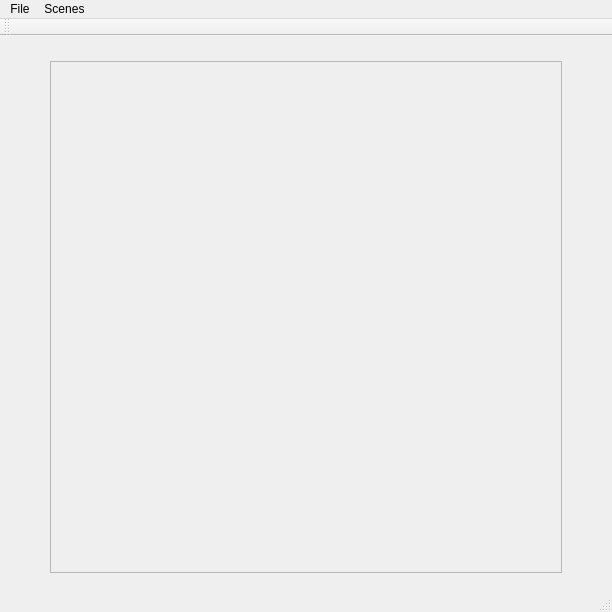
<?xml version="1.0" encoding="UTF-8"?>
<ui version="4.0">
 <class>MainWindow</class>
 <widget class="QMainWindow" name="MainWindow">
  <property name="geometry">
   <rect>
    <x>0</x>
    <y>0</y>
    <width>612</width>
    <height>612</height>
   </rect>
  </property>
  <property name="windowTitle">
   <string>MainWindow</string>
  </property>
  <widget class="QWidget" name="centralWidget">
   <widget class="QGraphicsView" name="scene_display">
    <property name="enabled">
     <bool>false</bool>
    </property>
    <property name="geometry">
     <rect>
      <x>50</x>
      <y>25</y>
      <width>512</width>
      <height>512</height>
     </rect>
    </property>
    <property name="verticalScrollBarPolicy">
     <enum>Qt::ScrollBarAlwaysOff</enum>
    </property>
    <property name="horizontalScrollBarPolicy">
     <enum>Qt::ScrollBarAlwaysOff</enum>
    </property>
    <property name="sizeAdjustPolicy">
     <enum>QAbstractScrollArea::AdjustToContents</enum>
    </property>
    <property name="interactive">
     <bool>false</bool>
    </property>
   </widget>
  </widget>
  <widget class="QMenuBar" name="menuBar">
   <property name="geometry">
    <rect>
     <x>0</x>
     <y>0</y>
     <width>612</width>
     <height>26</height>
    </rect>
   </property>
   <widget class="QMenu" name="menuFile">
    <property name="title">
     <string>File</string>
    </property>
    <addaction name="actionLoad_Scene"/>
    <addaction name="actionSave_Image"/>
    <addaction name="actionQuit_Esc"/>
   </widget>
   <widget class="QMenu" name="menuScenes">
    <property name="title">
     <string>Scenes</string>
    </property>
    <addaction name="actionEquilateral_Triangle"/>
   </widget>
   <addaction name="menuFile"/>
   <addaction name="menuScenes"/>
  </widget>
  <widget class="QToolBar" name="mainToolBar">
   <attribute name="toolBarArea">
    <enum>TopToolBarArea</enum>
   </attribute>
   <attribute name="toolBarBreak">
    <bool>false</bool>
   </attribute>
  </widget>
  <widget class="QStatusBar" name="statusBar"/>
  <action name="actionLoad_Scene">
   <property name="text">
    <string>Load Scene (Ctrl+O)</string>
   </property>
   <property name="shortcut">
    <string>Ctrl+O</string>
   </property>
  </action>
  <action name="actionSave_Image">
   <property name="text">
    <string>Save Image (Ctrl+S)</string>
   </property>
   <property name="shortcut">
    <string>Ctrl+S</string>
   </property>
  </action>
  <action name="actionEquilateral_Triangle">
   <property name="text">
    <string>Equilateral Triangle</string>
   </property>
  </action>
  <action name="actionQuit_Esc">
   <property name="text">
    <string>Quit (Esc)</string>
   </property>
  </action>
 </widget>
 <layoutdefault spacing="6" margin="11"/>
 <resources/>
 <connections/>
</ui>
